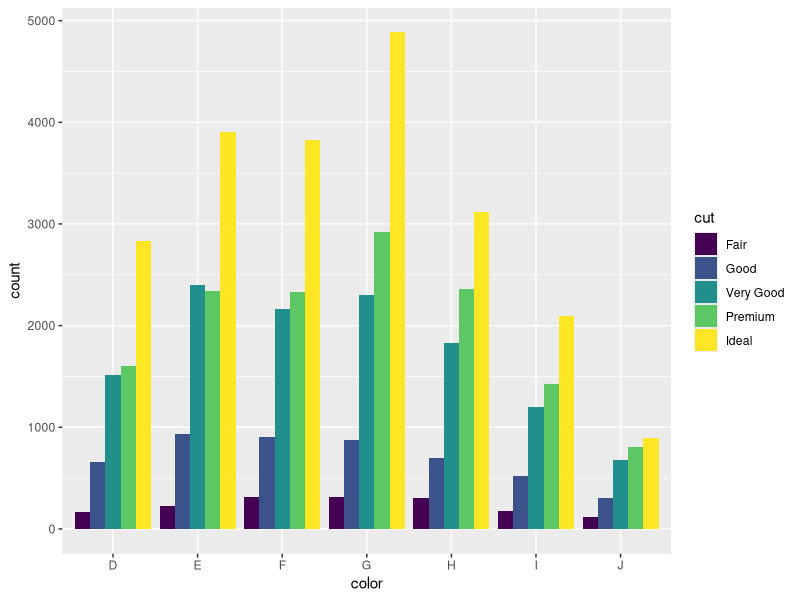

The R script that drew this image:
## ---- chunk 1
knitr::opts_chunk$set(echo = TRUE)
## ---- chunk 2
summary(cars)
## ---- chunk 3
library(dplyr)
## ---- chunk 4

library(ggplot2)
    
ggplot(data = diamonds, aes(x = color)) +
    
geom_bar(aes(fill = cut), position = "dodge")
    
